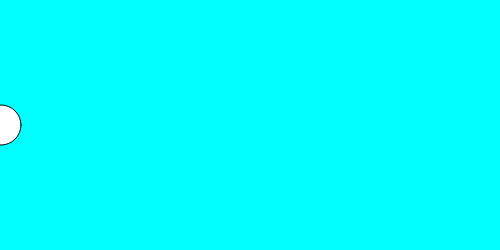
Frame 1 (no input)
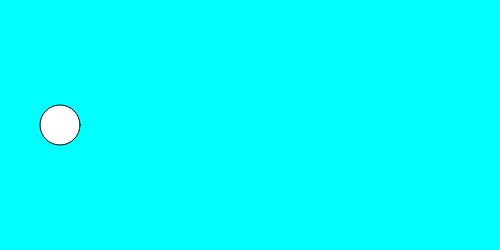
Frame 60 (no input)
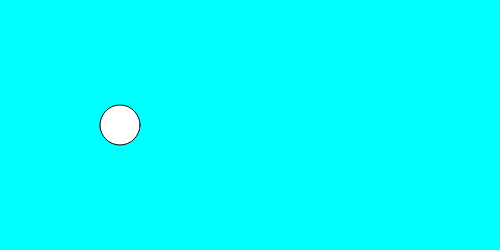
Frame 120 (the mouse pressed at the canvas centre since frame 60)

The p5.js sketch that drew these frames (run headless with seeded random() and noise() and a simulated clock; from frame 60 on, the mouse is pressed at the canvas centre):

// p5.js sketch
// ── sketch.js
let x = 0

let velocidad = 1

function setup() {
createCanvas(500, 250)
}

function draw() {
    background(0, 255, 255);
    x = x + velocidad; //aumentamos la velocidad

    if (x > width) { // condicion para el rebote en pared derecha
      velocidad = -1;
    }
    if (x < 0) { // condicion para el rebote en pared derecha
        velocidad = 1;
    }
  
    ellipse(x, 125, 40);
}
